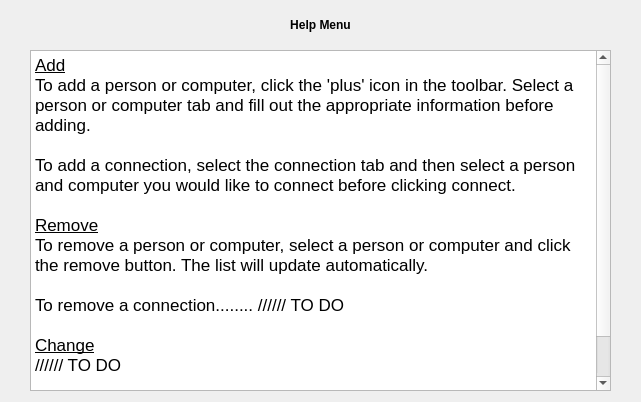
<?xml version="1.0" encoding="UTF-8"?>
<ui version="4.0">
 <class>helpscreen</class>
 <widget class="QDialog" name="helpscreen">
  <property name="geometry">
   <rect>
    <x>0</x>
    <y>0</y>
    <width>641</width>
    <height>402</height>
   </rect>
  </property>
  <property name="windowTitle">
   <string>Dialog</string>
  </property>
  <widget class="QLabel" name="label">
   <property name="geometry">
    <rect>
     <x>30</x>
     <y>10</y>
     <width>581</width>
     <height>31</height>
    </rect>
   </property>
   <property name="text">
    <string>&lt;html&gt;&lt;head/&gt;&lt;body&gt;&lt;p align=&quot;center&quot;&gt;&lt;span style=&quot; font-weight:600;&quot;&gt;Help Menu&lt;/span&gt;&lt;/p&gt;&lt;/body&gt;&lt;/html&gt;</string>
   </property>
  </widget>
  <widget class="QTextBrowser" name="textBrowser">
   <property name="geometry">
    <rect>
     <x>30</x>
     <y>50</y>
     <width>581</width>
     <height>341</height>
    </rect>
   </property>
   <property name="html">
    <string>&lt;!DOCTYPE HTML PUBLIC &quot;-//W3C//DTD HTML 4.0//EN&quot; &quot;http://www.w3.org/TR/REC-html40/strict.dtd&quot;&gt;
&lt;html&gt;&lt;head&gt;&lt;meta name=&quot;qrichtext&quot; content=&quot;1&quot; /&gt;&lt;style type=&quot;text/css&quot;&gt;
p, li { white-space: pre-wrap; }
&lt;/style&gt;&lt;/head&gt;&lt;body style=&quot; font-family:'.Helvetica Neue DeskInterface'; font-size:13pt; font-weight:400; font-style:normal;&quot;&gt;
&lt;p style=&quot; margin-top:0px; margin-bottom:0px; margin-left:0px; margin-right:0px; -qt-block-indent:0; text-indent:0px;&quot;&gt;&lt;span style=&quot; text-decoration: underline;&quot;&gt;Add&lt;/span&gt;&lt;/p&gt;
&lt;p style=&quot; margin-top:0px; margin-bottom:0px; margin-left:0px; margin-right:0px; -qt-block-indent:0; text-indent:0px;&quot;&gt;To add a person or computer, click the 'plus' icon in the toolbar. Select a person or computer tab and fill out the appropriate information before adding.&lt;/p&gt;
&lt;p style=&quot;-qt-paragraph-type:empty; margin-top:0px; margin-bottom:0px; margin-left:0px; margin-right:0px; -qt-block-indent:0; text-indent:0px;&quot;&gt;&lt;br /&gt;&lt;/p&gt;
&lt;p style=&quot; margin-top:0px; margin-bottom:0px; margin-left:0px; margin-right:0px; -qt-block-indent:0; text-indent:0px;&quot;&gt;To add a connection, select the connection tab and then select a person and computer you would like to connect before clicking connect. &lt;/p&gt;
&lt;p style=&quot;-qt-paragraph-type:empty; margin-top:0px; margin-bottom:0px; margin-left:0px; margin-right:0px; -qt-block-indent:0; text-indent:0px;&quot;&gt;&lt;br /&gt;&lt;/p&gt;
&lt;p style=&quot; margin-top:0px; margin-bottom:0px; margin-left:0px; margin-right:0px; -qt-block-indent:0; text-indent:0px;&quot;&gt;&lt;span style=&quot; text-decoration: underline;&quot;&gt;Remove&lt;/span&gt;&lt;/p&gt;
&lt;p style=&quot; margin-top:0px; margin-bottom:0px; margin-left:0px; margin-right:0px; -qt-block-indent:0; text-indent:0px;&quot;&gt;To remove a person or computer, select a person or computer and click the remove button. The list will update automatically. &lt;/p&gt;
&lt;p style=&quot;-qt-paragraph-type:empty; margin-top:0px; margin-bottom:0px; margin-left:0px; margin-right:0px; -qt-block-indent:0; text-indent:0px;&quot;&gt;&lt;br /&gt;&lt;/p&gt;
&lt;p style=&quot; margin-top:0px; margin-bottom:0px; margin-left:0px; margin-right:0px; -qt-block-indent:0; text-indent:0px;&quot;&gt;To remove a connection........ ////// TO DO &lt;/p&gt;
&lt;p style=&quot;-qt-paragraph-type:empty; margin-top:0px; margin-bottom:0px; margin-left:0px; margin-right:0px; -qt-block-indent:0; text-indent:0px;&quot;&gt;&lt;br /&gt;&lt;/p&gt;
&lt;p style=&quot; margin-top:0px; margin-bottom:0px; margin-left:0px; margin-right:0px; -qt-block-indent:0; text-indent:0px;&quot;&gt;&lt;span style=&quot; text-decoration: underline;&quot;&gt;Change&lt;/span&gt;&lt;/p&gt;
&lt;p style=&quot; margin-top:0px; margin-bottom:0px; margin-left:0px; margin-right:0px; -qt-block-indent:0; text-indent:0px;&quot;&gt;////// TO DO&lt;/p&gt;
&lt;p style=&quot;-qt-paragraph-type:empty; margin-top:0px; margin-bottom:0px; margin-left:0px; margin-right:0px; -qt-block-indent:0; text-indent:0px;&quot;&gt;&lt;br /&gt;&lt;/p&gt;
&lt;p style=&quot; margin-top:0px; margin-bottom:0px; margin-left:0px; margin-right:0px; -qt-block-indent:0; text-indent:0px;&quot;&gt;&lt;span style=&quot; text-decoration: underline;&quot;&gt;Info&lt;/span&gt;&lt;/p&gt;
&lt;p style=&quot; margin-top:0px; margin-bottom:0px; margin-left:0px; margin-right:0px; -qt-block-indent:0; text-indent:0px;&quot;&gt;To view information, double click a person or computer in the list. &lt;/p&gt;&lt;/body&gt;&lt;/html&gt;</string>
   </property>
  </widget>
 </widget>
 <resources/>
 <connections/>
</ui>
